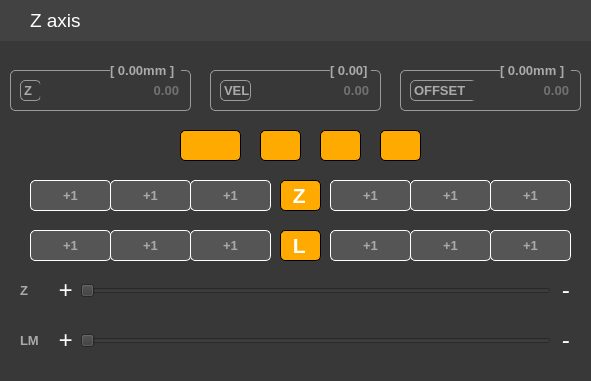
     <widget class="QFrame" name="frame_5">
      <property name="geometry">
       <rect>
        <x>1110</x>
        <y>30</y>
        <width>591</width>
        <height>381</height>
       </rect>
      </property>
      <property name="styleSheet">
       <string notr="true">background-color: rgb(56, 56, 56);
border:0px;</string>
      </property>
      <property name="frameShape">
       <enum>QFrame::StyledPanel</enum>
      </property>
      <property name="frameShadow">
       <enum>QFrame::Raised</enum>
      </property>
      <widget class="QFrame" name="frame_17">
       <property name="geometry">
        <rect>
         <x>0</x>
         <y>0</y>
         <width>591</width>
         <height>41</height>
        </rect>
       </property>
       <property name="styleSheet">
        <string notr="true">border: 0px solid rgb(0,0,0);
background-color: rgb(66, 66, 66);</string>
       </property>
       <property name="frameShape">
        <enum>QFrame::StyledPanel</enum>
       </property>
       <property name="frameShadow">
        <enum>QFrame::Raised</enum>
       </property>
       <widget class="QLabel" name="label_16">
        <property name="geometry">
         <rect>
          <x>30</x>
          <y>0</y>
          <width>141</width>
          <height>41</height>
         </rect>
        </property>
        <property name="font">
         <font>
          <family>Arial</family>
          <pointsize>14</pointsize>
          <weight>50</weight>
          <bold>false</bold>
         </font>
        </property>
        <property name="styleSheet">
         <string notr="true">border:0px;
color: rgb(255, 255,255);
background-color: rgb(255, 255);</string>
        </property>
        <property name="text">
         <string>Z axis</string>
        </property>
       </widget>
      </widget>
      <widget class="QFrame" name="frame_20">
       <property name="geometry">
        <rect>
         <x>10</x>
         <y>70</y>
         <width>181</width>
         <height>41</height>
        </rect>
       </property>
       <property name="styleSheet">
        <string notr="true">border: 1px solid rgb(155,155,155);
border-radius:5px;</string>
       </property>
       <property name="frameShape">
        <enum>QFrame::StyledPanel</enum>
       </property>
       <property name="frameShadow">
        <enum>QFrame::Raised</enum>
       </property>
       <widget class="QLabel" name="label_21">
        <property name="geometry">
         <rect>
          <x>10</x>
          <y>10</y>
          <width>21</width>
          <height>21</height>
         </rect>
        </property>
        <property name="font">
         <font>
          <family>Arial</family>
          <pointsize>10</pointsize>
          <weight>75</weight>
          <bold>true</bold>
         </font>
        </property>
        <property name="styleSheet">
         <string notr="true">BORDER:0PX;
color: rgb(170, 170, 170);</string>
        </property>
        <property name="text">
         <string>Z</string>
        </property>
       </widget>
       <widget class="QLineEdit" name="lineEdit_3">
        <property name="geometry">
         <rect>
          <x>30</x>
          <y>10</y>
          <width>141</width>
          <height>21</height>
         </rect>
        </property>
        <property name="font">
         <font>
          <family>Arial</family>
          <pointsize>10</pointsize>
          <weight>75</weight>
          <bold>true</bold>
         </font>
        </property>
        <property name="styleSheet">
         <string notr="true">border:0px;color: rgb(170, 170, 170);</string>
        </property>
        <property name="alignment">
         <set>Qt::AlignRight|Qt::AlignTrailing|Qt::AlignVCenter</set>
        </property>
        <property name="placeholderText">
         <string>0.00</string>
        </property>
       </widget>
      </widget>
      <widget class="QFrame" name="frame_21">
       <property name="geometry">
        <rect>
         <x>400</x>
         <y>70</y>
         <width>181</width>
         <height>41</height>
        </rect>
       </property>
       <property name="styleSheet">
        <string notr="true">border: 1px solid rgb(155,155,155);
border-radius:5px;</string>
       </property>
       <property name="frameShape">
        <enum>QFrame::StyledPanel</enum>
       </property>
       <property name="frameShadow">
        <enum>QFrame::Raised</enum>
       </property>
       <widget class="QLabel" name="label_22">
        <property name="geometry">
         <rect>
          <x>10</x>
          <y>10</y>
          <width>71</width>
          <height>21</height>
         </rect>
        </property>
        <property name="font">
         <font>
          <family>Arial</family>
          <pointsize>10</pointsize>
          <weight>75</weight>
          <bold>true</bold>
         </font>
        </property>
        <property name="styleSheet">
         <string notr="true">BORDER:0PX;
color: rgb(170, 170, 170);</string>
        </property>
        <property name="text">
         <string>OFFSET</string>
        </property>
       </widget>
       <widget class="QLineEdit" name="lineEdit_4">
        <property name="geometry">
         <rect>
          <x>70</x>
          <y>10</y>
          <width>101</width>
          <height>21</height>
         </rect>
        </property>
        <property name="font">
         <font>
          <family>Arial</family>
          <pointsize>10</pointsize>
          <weight>75</weight>
          <bold>true</bold>
         </font>
        </property>
        <property name="styleSheet">
         <string notr="true">border:0px;color: rgb(170, 170, 170);</string>
        </property>
        <property name="alignment">
         <set>Qt::AlignRight|Qt::AlignTrailing|Qt::AlignVCenter</set>
        </property>
        <property name="placeholderText">
         <string>0.00</string>
        </property>
       </widget>
      </widget>
      <widget class="QLabel" name="label_23">
       <property name="geometry">
        <rect>
         <x>110</x>
         <y>60</y>
         <width>71</width>
         <height>21</height>
        </rect>
       </property>
       <property name="font">
        <font>
         <family>Arial</family>
         <pointsize>10</pointsize>
         <weight>75</weight>
         <bold>true</bold>
        </font>
       </property>
       <property name="styleSheet">
        <string notr="true">BORDER:0PX;
color: rgb(170, 170, 170);</string>
       </property>
       <property name="text">
        <string>[ 0.00mm ]</string>
       </property>
      </widget>
      <widget class="QLabel" name="label_25">
       <property name="geometry">
        <rect>
         <x>280</x>
         <y>180</y>
         <width>41</width>
         <height>31</height>
        </rect>
       </property>
       <property name="font">
        <font>
         <family>Arial</family>
         <pointsize>16</pointsize>
         <weight>75</weight>
         <bold>true</bold>
        </font>
       </property>
       <property name="styleSheet">
        <string notr="true">color: rgb(255, 255, 255);
background-color: rgb(255, 170, 0);
border: 1px solid rgb(0,0,0);
border-radius:5px;</string>
       </property>
       <property name="text">
        <string> Z</string>
       </property>
      </widget>
      <widget class="QLabel" name="label_26">
       <property name="geometry">
        <rect>
         <x>280</x>
         <y>230</y>
         <width>41</width>
         <height>31</height>
        </rect>
       </property>
       <property name="font">
        <font>
         <family>Arial</family>
         <pointsize>16</pointsize>
         <weight>75</weight>
         <bold>true</bold>
        </font>
       </property>
       <property name="styleSheet">
        <string notr="true">color: rgb(255, 255, 255);
background-color: rgb(255, 170, 0);
border: 1px solid rgb(0,0,0);
border-radius:5px;</string>
       </property>
       <property name="text">
        <string> L</string>
       </property>
      </widget>
      <widget class="QPushButton" name="pushButton_3">
       <property name="geometry">
        <rect>
         <x>190</x>
         <y>180</y>
         <width>81</width>
         <height>31</height>
        </rect>
       </property>
       <property name="font">
        <font>
         <family>Arial</family>
         <pointsize>10</pointsize>
         <weight>75</weight>
         <bold>true</bold>
        </font>
       </property>
       <property name="styleSheet">
        <string notr="true">border:1px solid rgb(255,255,255);
border-radius:5px;
color: rgb(170, 170, 170);
background-color: rgb(85, 85, 85);</string>
       </property>
       <property name="text">
        <string>+1</string>
       </property>
      </widget>
      <widget class="QPushButton" name="pushButton_4">
       <property name="geometry">
        <rect>
         <x>110</x>
         <y>180</y>
         <width>81</width>
         <height>31</height>
        </rect>
       </property>
       <property name="font">
        <font>
         <family>Arial</family>
         <pointsize>10</pointsize>
         <weight>75</weight>
         <bold>true</bold>
        </font>
       </property>
       <property name="styleSheet">
        <string notr="true">border:1px solid rgb(255,255,255);
border-radius:5px;
color: rgb(170, 170, 170);
background-color: rgb(85, 85, 85);</string>
       </property>
       <property name="text">
        <string>+1</string>
       </property>
      </widget>
      <widget class="QPushButton" name="pushButton_5">
       <property name="geometry">
        <rect>
         <x>30</x>
         <y>180</y>
         <width>81</width>
         <height>31</height>
        </rect>
       </property>
       <property name="font">
        <font>
         <family>Arial</family>
         <pointsize>10</pointsize>
         <weight>75</weight>
         <bold>true</bold>
        </font>
       </property>
       <property name="styleSheet">
        <string notr="true">border:1px solid rgb(255,255,255);
border-radius:5px;
color: rgb(170, 170, 170);
background-color: rgb(85, 85, 85);</string>
       </property>
       <property name="text">
        <string>+1</string>
       </property>
      </widget>
      <widget class="QPushButton" name="pushButton_6">
       <property name="geometry">
        <rect>
         <x>490</x>
         <y>180</y>
         <width>81</width>
         <height>31</height>
        </rect>
       </property>
       <property name="font">
        <font>
         <family>Arial</family>
         <pointsize>10</pointsize>
         <weight>75</weight>
         <bold>true</bold>
        </font>
       </property>
       <property name="styleSheet">
        <string notr="true">border:1px solid rgb(255,255,255);
border-radius:5px;
color: rgb(170, 170, 170);
background-color: rgb(85, 85, 85);</string>
       </property>
       <property name="text">
        <string>+1</string>
       </property>
      </widget>
      <widget class="QPushButton" name="pushButton_7">
       <property name="geometry">
        <rect>
         <x>410</x>
         <y>180</y>
         <width>81</width>
         <height>31</height>
        </rect>
       </property>
       <property name="font">
        <font>
         <family>Arial</family>
         <pointsize>10</pointsize>
         <weight>75</weight>
         <bold>true</bold>
        </font>
       </property>
       <property name="styleSheet">
        <string notr="true">border:1px solid rgb(255,255,255);
border-radius:5px;
color: rgb(170, 170, 170);
background-color: rgb(85, 85, 85);</string>
       </property>
       <property name="text">
        <string>+1</string>
       </property>
      </widget>
      <widget class="QPushButton" name="pushButton_8">
       <property name="geometry">
        <rect>
         <x>330</x>
         <y>180</y>
         <width>81</width>
         <height>31</height>
        </rect>
       </property>
       <property name="font">
        <font>
         <family>Arial</family>
         <pointsize>10</pointsize>
         <weight>75</weight>
         <bold>true</bold>
        </font>
       </property>
       <property name="styleSheet">
        <string notr="true">border:1px solid rgb(255,255,255);
border-radius:5px;
color: rgb(170, 170, 170);
background-color: rgb(85, 85, 85);</string>
       </property>
       <property name="text">
        <string>+1</string>
       </property>
      </widget>
      <widget class="QPushButton" name="pushButton_9">
       <property name="geometry">
        <rect>
         <x>190</x>
         <y>230</y>
         <width>81</width>
         <height>31</height>
        </rect>
       </property>
       <property name="font">
        <font>
         <family>Arial</family>
         <pointsize>10</pointsize>
         <weight>75</weight>
         <bold>true</bold>
        </font>
       </property>
       <property name="styleSheet">
        <string notr="true">border:1px solid rgb(255,255,255);
border-radius:5px;
color: rgb(170, 170, 170);
background-color: rgb(85, 85, 85);</string>
       </property>
       <property name="text">
        <string>+1</string>
       </property>
      </widget>
      <widget class="QPushButton" name="pushButton_10">
       <property name="geometry">
        <rect>
         <x>30</x>
         <y>230</y>
         <width>81</width>
         <height>31</height>
        </rect>
       </property>
       <property name="font">
        <font>
         <family>Arial</family>
         <pointsize>10</pointsize>
         <weight>75</weight>
         <bold>true</bold>
        </font>
       </property>
       <property name="styleSheet">
        <string notr="true">border:1px solid rgb(255,255,255);
border-radius:5px;
color: rgb(170, 170, 170);
background-color: rgb(85, 85, 85);</string>
       </property>
       <property name="text">
        <string>+1</string>
       </property>
      </widget>
      <widget class="QPushButton" name="pushButton_11">
       <property name="geometry">
        <rect>
         <x>110</x>
         <y>230</y>
         <width>81</width>
         <height>31</height>
        </rect>
       </property>
       <property name="font">
        <font>
         <family>Arial</family>
         <pointsize>10</pointsize>
         <weight>75</weight>
         <bold>true</bold>
        </font>
       </property>
       <property name="styleSheet">
        <string notr="true">border:1px solid rgb(255,255,255);
border-radius:5px;
color: rgb(170, 170, 170);
background-color: rgb(85, 85, 85);</string>
       </property>
       <property name="text">
        <string>+1</string>
       </property>
      </widget>
      <widget class="QPushButton" name="pushButton_12">
       <property name="geometry">
        <rect>
         <x>410</x>
         <y>230</y>
         <width>81</width>
         <height>31</height>
        </rect>
       </property>
       <property name="font">
        <font>
         <family>Arial</family>
         <pointsize>10</pointsize>
         <weight>75</weight>
         <bold>true</bold>
        </font>
       </property>
       <property name="styleSheet">
        <string notr="true">border:1px solid rgb(255,255,255);
border-radius:5px;
color: rgb(170, 170, 170);
background-color: rgb(85, 85, 85);</string>
       </property>
       <property name="text">
        <string>+1</string>
       </property>
      </widget>
      <widget class="QPushButton" name="pushButton_13">
       <property name="geometry">
        <rect>
         <x>330</x>
         <y>230</y>
         <width>81</width>
         <height>31</height>
        </rect>
       </property>
       <property name="font">
        <font>
         <family>Arial</family>
         <pointsize>10</pointsize>
         <weight>75</weight>
         <bold>true</bold>
        </font>
       </property>
       <property name="styleSheet">
        <string notr="true">border:1px solid rgb(255,255,255);
border-radius:5px;
color: rgb(170, 170, 170);
background-color: rgb(85, 85, 85);</string>
       </property>
       <property name="text">
        <string>+1</string>
       </property>
      </widget>
      <widget class="QPushButton" name="pushButton_14">
       <property name="geometry">
        <rect>
         <x>490</x>
         <y>230</y>
         <width>81</width>
         <height>31</height>
        </rect>
       </property>
       <property name="font">
        <font>
         <family>Arial</family>
         <pointsize>10</pointsize>
         <weight>75</weight>
         <bold>true</bold>
        </font>
       </property>
       <property name="styleSheet">
        <string notr="true">border:1px solid rgb(255,255,255);
border-radius:5px;
color: rgb(170, 170, 170);
background-color: rgb(85, 85, 85);</string>
       </property>
       <property name="text">
        <string>+1</string>
       </property>
      </widget>
      <widget class="QLabel" name="label_27">
       <property name="geometry">
        <rect>
         <x>180</x>
         <y>130</y>
         <width>61</width>
         <height>31</height>
        </rect>
       </property>
       <property name="font">
        <font>
         <family>Arial</family>
         <pointsize>16</pointsize>
         <weight>75</weight>
         <bold>true</bold>
        </font>
       </property>
       <property name="styleSheet">
        <string notr="true">color: rgb(255, 255, 255);
background-color: rgb(255, 170, 0);
border: 1px solid rgb(0,0,0);
border-radius:5px;</string>
       </property>
       <property name="text">
        <string/>
       </property>
      </widget>
      <widget class="QLabel" name="label_28">
       <property name="geometry">
        <rect>
         <x>260</x>
         <y>130</y>
         <width>41</width>
         <height>31</height>
        </rect>
       </property>
       <property name="font">
        <font>
         <family>Arial</family>
         <pointsize>16</pointsize>
         <weight>75</weight>
         <bold>true</bold>
        </font>
       </property>
       <property name="styleSheet">
        <string notr="true">color: rgb(255, 255, 255);
background-color: rgb(255, 170, 0);
border: 1px solid rgb(0,0,0);
border-radius:5px;</string>
       </property>
       <property name="text">
        <string/>
       </property>
      </widget>
      <widget class="QFrame" name="frame_22">
       <property name="geometry">
        <rect>
         <x>210</x>
         <y>70</y>
         <width>171</width>
         <height>41</height>
        </rect>
       </property>
       <property name="styleSheet">
        <string notr="true">border: 1px solid rgb(155,155,155);
border-radius:5px;</string>
       </property>
       <property name="frameShape">
        <enum>QFrame::StyledPanel</enum>
       </property>
       <property name="frameShadow">
        <enum>QFrame::Raised</enum>
       </property>
       <widget class="QLabel" name="label_31">
        <property name="geometry">
         <rect>
          <x>10</x>
          <y>10</y>
          <width>31</width>
          <height>21</height>
         </rect>
        </property>
        <property name="font">
         <font>
          <family>Arial</family>
          <pointsize>10</pointsize>
          <weight>75</weight>
          <bold>true</bold>
         </font>
        </property>
        <property name="styleSheet">
         <string notr="true">BORDER:0PX;
color: rgb(170, 170, 170);</string>
        </property>
        <property name="text">
         <string>VEL</string>
        </property>
       </widget>
       <widget class="QLineEdit" name="lineEdit_5">
        <property name="geometry">
         <rect>
          <x>70</x>
          <y>10</y>
          <width>91</width>
          <height>21</height>
         </rect>
        </property>
        <property name="font">
         <font>
          <family>Arial</family>
          <pointsize>10</pointsize>
          <weight>75</weight>
          <bold>true</bold>
         </font>
        </property>
        <property name="styleSheet">
         <string notr="true">border:0px;color: rgb(170, 170, 170);</string>
        </property>
        <property name="alignment">
         <set>Qt::AlignRight|Qt::AlignTrailing|Qt::AlignVCenter</set>
        </property>
        <property name="placeholderText">
         <string>0.00</string>
        </property>
       </widget>
      </widget>
      <widget class="QLabel" name="label_32">
       <property name="geometry">
        <rect>
         <x>330</x>
         <y>60</y>
         <width>41</width>
         <height>21</height>
        </rect>
       </property>
       <property name="font">
        <font>
         <family>Arial</family>
         <pointsize>10</pointsize>
         <weight>75</weight>
         <bold>true</bold>
        </font>
       </property>
       <property name="styleSheet">
        <string notr="true">BORDER:0PX;
color: rgb(170, 170, 170);</string>
       </property>
       <property name="text">
        <string>[ 0.00]</string>
       </property>
      </widget>
      <widget class="QLabel" name="label_24">
       <property name="geometry">
        <rect>
         <x>500</x>
         <y>60</y>
         <width>71</width>
         <height>20</height>
        </rect>
       </property>
       <property name="font">
        <font>
         <family>Arial</family>
         <pointsize>10</pointsize>
         <weight>75</weight>
         <bold>true</bold>
        </font>
       </property>
       <property name="styleSheet">
        <string notr="true">BORDER:0PX;
color: rgb(170, 170, 170);</string>
       </property>
       <property name="text">
        <string>[ 0.00mm ]</string>
       </property>
      </widget>
      <widget class="QLabel" name="label_33">
       <property name="geometry">
        <rect>
         <x>380</x>
         <y>130</y>
         <width>41</width>
         <height>31</height>
        </rect>
       </property>
       <property name="font">
        <font>
         <family>Arial</family>
         <pointsize>16</pointsize>
         <weight>75</weight>
         <bold>true</bold>
        </font>
       </property>
       <property name="styleSheet">
        <string notr="true">color: rgb(255, 255, 255);
background-color: rgb(255, 170, 0);
border: 1px solid rgb(0,0,0);
border-radius:5px;</string>
       </property>
       <property name="text">
        <string/>
       </property>
      </widget>
      <widget class="QLabel" name="label_34">
       <property name="geometry">
        <rect>
         <x>320</x>
         <y>130</y>
         <width>41</width>
         <height>31</height>
        </rect>
       </property>
       <property name="font">
        <font>
         <family>Arial</family>
         <pointsize>16</pointsize>
         <weight>75</weight>
         <bold>true</bold>
        </font>
       </property>
       <property name="styleSheet">
        <string notr="true">color: rgb(255, 255, 255);
background-color: rgb(255, 170, 0);
border: 1px solid rgb(0,0,0);
border-radius:5px;</string>
       </property>
       <property name="text">
        <string/>
       </property>
      </widget>
      <widget class="QSlider" name="horizontalSlider">
       <property name="geometry">
        <rect>
         <x>80</x>
         <y>280</y>
         <width>471</width>
         <height>22</height>
        </rect>
       </property>
       <property name="orientation">
        <enum>Qt::Horizontal</enum>
       </property>
       <property name="tickPosition">
        <enum>QSlider::NoTicks</enum>
       </property>
      </widget>
      <widget class="QSlider" name="horizontalSlider_2">
       <property name="geometry">
        <rect>
         <x>80</x>
         <y>330</y>
         <width>471</width>
         <height>22</height>
        </rect>
       </property>
       <property name="orientation">
        <enum>Qt::Horizontal</enum>
       </property>
       <property name="tickPosition">
        <enum>QSlider::NoTicks</enum>
       </property>
      </widget>
      <widget class="QLabel" name="label_54">
       <property name="geometry">
        <rect>
         <x>20</x>
         <y>280</y>
         <width>21</width>
         <height>21</height>
        </rect>
       </property>
       <property name="font">
        <font>
         <family>Arial</family>
         <pointsize>10</pointsize>
         <weight>75</weight>
         <bold>true</bold>
        </font>
       </property>
       <property name="styleSheet">
        <string notr="true">BORDER:0PX;
color: rgb(170, 170, 170);</string>
       </property>
       <property name="text">
        <string>Z</string>
       </property>
      </widget>
      <widget class="QLabel" name="label_90">
       <property name="geometry">
        <rect>
         <x>20</x>
         <y>330</y>
         <width>21</width>
         <height>21</height>
        </rect>
       </property>
       <property name="font">
        <font>
         <family>Arial</family>
         <pointsize>10</pointsize>
         <weight>75</weight>
         <bold>true</bold>
        </font>
       </property>
       <property name="styleSheet">
        <string notr="true">BORDER:0PX;
color: rgb(170, 170, 170);</string>
       </property>
       <property name="text">
        <string>LM</string>
       </property>
      </widget>
      <widget class="QPushButton" name="pushButton_53">
       <property name="geometry">
        <rect>
         <x>50</x>
         <y>280</y>
         <width>31</width>
         <height>20</height>
        </rect>
       </property>
       <property name="font">
        <font>
         <family>Arial</family>
         <pointsize>18</pointsize>
         <weight>50</weight>
         <italic>true</italic>
         <bold>false</bold>
        </font>
       </property>
       <property name="styleSheet">
        <string notr="true">color: rgb(255, 255, 255);</string>
       </property>
       <property name="text">
        <string>+</string>
       </property>
      </widget>
      <widget class="QPushButton" name="pushButton_54">
       <property name="geometry">
        <rect>
         <x>50</x>
         <y>330</y>
         <width>31</width>
         <height>20</height>
        </rect>
       </property>
       <property name="font">
        <font>
         <family>Arial</family>
         <pointsize>18</pointsize>
         <weight>50</weight>
         <italic>true</italic>
         <bold>false</bold>
        </font>
       </property>
       <property name="styleSheet">
        <string notr="true">color: rgb(255, 255, 255);</string>
       </property>
       <property name="text">
        <string>+</string>
       </property>
      </widget>
      <widget class="QPushButton" name="pushButton_55">
       <property name="geometry">
        <rect>
         <x>550</x>
         <y>280</y>
         <width>31</width>
         <height>20</height>
        </rect>
       </property>
       <property name="font">
        <font>
         <family>Arial</family>
         <pointsize>18</pointsize>
         <weight>50</weight>
         <italic>true</italic>
         <bold>false</bold>
        </font>
       </property>
       <property name="styleSheet">
        <string notr="true">color: rgb(255, 255, 255);</string>
       </property>
       <property name="text">
        <string>-</string>
       </property>
      </widget>
      <widget class="QPushButton" name="pushButton_56">
       <property name="geometry">
        <rect>
         <x>550</x>
         <y>330</y>
         <width>31</width>
         <height>20</height>
        </rect>
       </property>
       <property name="font">
        <font>
         <family>Arial</family>
         <pointsize>18</pointsize>
         <weight>50</weight>
         <italic>true</italic>
         <bold>false</bold>
        </font>
       </property>
       <property name="styleSheet">
        <string notr="true">color: rgb(255, 255, 255);</string>
       </property>
       <property name="text">
        <string>-</string>
       </property>
      </widget>
     </widget>
